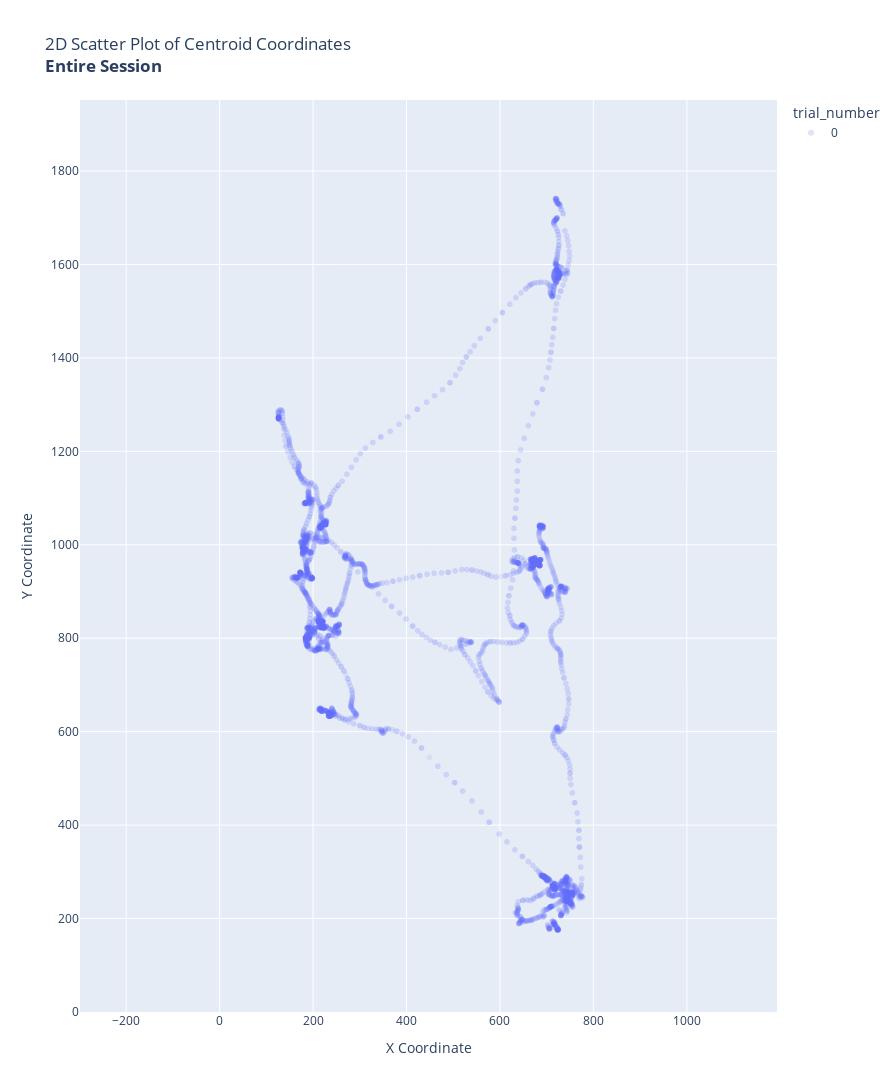

Source (notebook cell):
### Code cell
visualize_trial(event_data, trial_number=[17], opacity=.1)

### Figure 1 — Plotly figure (JSON) as saved in the notebook; plotly's stock layout.template omitted (floating-point values rounded to 4 significant figures; data arrays with more than 128 entries replaced by an {"elided": "..."} marker saying what was removed)
{"data": [{"hovertemplate": "trial_number=0<br>centroid_x=%{x}<br>centroid_y=%{y}<extra></extra>", "legendgroup": "0", "marker": {"color": "#636efa", "opacity": 0.1, "symbol": "circle"}, "mode": "markers", "name": "0", "showlegend": true, "type": "scattergl", "x": {"elided": "6875 int values"}, "xaxis": "x", "y": {"elided": "6875 int values"}, "yaxis": "y"}], "layout": {"height": 1952, "legend": {"title": {"text": "trial_number"}, "tracegroupgap": 0}, "title": {"text": "2D Scatter Plot of Centroid Coordinates<br><b>Entire Session</b>"}, "width": 894, "xaxis": {"anchor": "y", "domain": [0, 1], "range": [0, 894], "title": {"text": "X Coordinate"}, "zeroline": false, "zerolinecolor": "LightPink", "zerolinewidth": 2}, "yaxis": {"anchor": "x", "domain": [0, 1], "range": [0, 1952], "scaleanchor": "x", "title": {"text": "Y Coordinate"}, "zeroline": false, "zerolinecolor": "LightPink", "zerolinewidth": 2}}}
